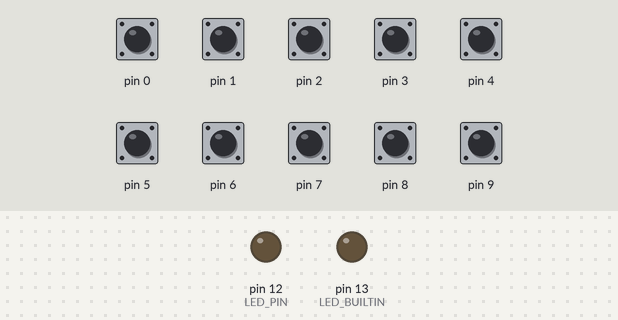
This sketch was run on a simulated Teensy 4. Shown: output pins drawn as LEDs (lit = HIGH). The test bench sets the inputs (shaded band); at power-on: pin 0–9 HIGH.

Above: at 1.2 s.
1.3 s: pin 0 pulled LOW for 0.15 s
At 1.38 s:
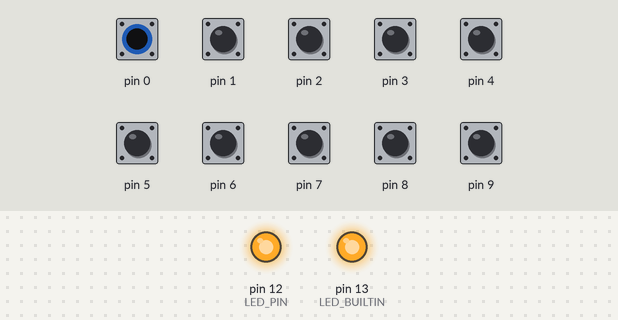
Timing chart, 0 to 4.3 s (numbered marks = the images above; inputs shaded):
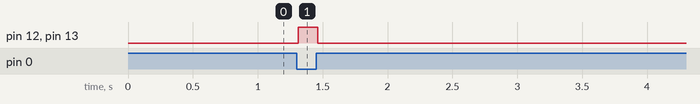

Measured:
- after the input at 1.3 s, pin 12 (LED_PIN), pin 13 (LED_BUILTIN): LOW → HIGH at once, → LOW 0.15 s later

The sketch:

ZKeysDuino.ino
```cpp
/*
 * USB Keyboard using Teensy
 *   - Select USB Type as Keyboard
 *   - Media keys
 *
 *   R1: |<<    >||    >>|
 *   R2: Mute   V+     V-
 *
 * Author: Zihan Chen
 * Date: March 07, 2019
 */

#include <Bounce2.h>

#define LED_PIN 12

struct BounceButton {
  Bounce btn;
  unsigned long fellTime;
  unsigned long roseTime;
};

// Create Bounce objects for each button.
BounceButton buttons [10];

void checkKeyPress(Bounce& b, int key)
{
  if (b.fell()) {
    Keyboard.press(key);
    digitalWrite(LED_BUILTIN, HIGH);
    digitalWrite(LED_PIN, HIGH);
  } else if (b.rose()) {
    Keyboard.release(key);
    digitalWrite(LED_BUILTIN, LOW);
    digitalWrite(LED_PIN, LOW);
  }
}

void checkKeyPressModifier(Bounce& b, int key, int mod)
{
  if (b.fell()) {
    Keyboard.set_modifier(mod);
    Keyboard.set_key1(key);
    Keyboard.send_now();
    digitalWrite(LED_BUILTIN, HIGH);
    digitalWrite(LED_PIN, HIGH);
  } else if (b.rose()) {
    Keyboard.set_modifier(0);
    Keyboard.set_key1(0);
    Keyboard.send_now();
    digitalWrite(LED_BUILTIN, LOW);
    digitalWrite(LED_PIN, LOW);
  }
}

void setup() {
  for (int i = 0; i < 10; i++) {
    buttons[i].btn.attach(i, INPUT_PULLUP);
    buttons[i].fellTime = millis();
    buttons[i].roseTime = millis();
  }
  pinMode(LED_PIN, OUTPUT);
  pinMode(LED_BUILTIN, OUTPUT);
}

void loop()
{
  // Update all buttons
  for (int i = 0; i < 10; i++) {
    buttons[i].btn.update();
    if (buttons[i].btn.fell()) {buttons[i].fellTime = millis();}
    if (buttons[i].btn.rose()) {buttons[i].roseTime = millis();}
  }

  checkKeyPress(buttons[0].btn, KEY_MEDIA_PREV_TRACK);
  checkKeyPress(buttons[1].btn, KEY_MEDIA_PLAY_PAUSE);
  checkKeyPress(buttons[2].btn, KEY_MEDIA_NEXT_TRACK);

  checkKeyPress(buttons[3].btn, KEY_MEDIA_MUTE);
  checkKeyPress(buttons[4].btn, KEY_MEDIA_VOLUME_DEC);
  checkKeyPress(buttons[5].btn, KEY_MEDIA_VOLUME_INC);

  // Example: How to use Modifier keys
  // checkKeyPressModifier(buttons[0].btn, KEY_J, MODIFIERKEY_CTRL | MODIFIERKEY_ALT);
}
```
